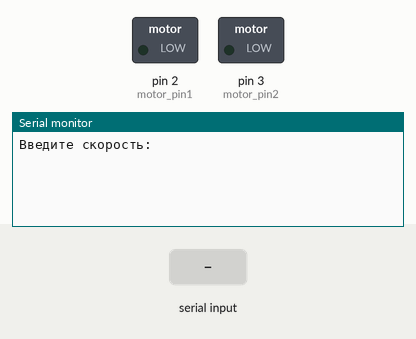
The sketch below on a simulated Arduino Uno, built with avr-gcc and run on an emulated ATmega328P. On the bench: switched loads named in the sketch (green lamp = pin HIGH), the last lines printed to the serial monitor. Inputs (shaded band) come from the test bench.

Above: at 1.2 s.
1.3 s: "90,45\n" received over Serial
At 2.2 s:
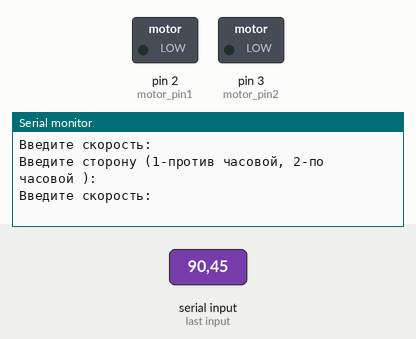
At 3.3 s:
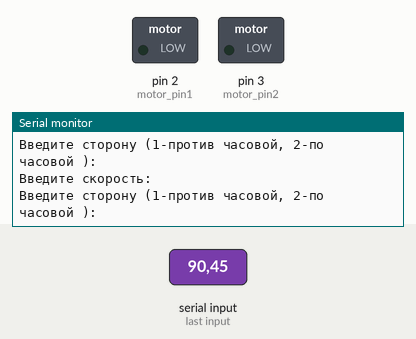

Measured:
- after the input at 1.3 s, the serial monitor: prints a new line at once (image 1)

The sketch:

hbridge.ino
```cpp
#define motor_pin2 3
#define motor_pin1 2
int state=0;
int speed=0;
int side=0;
int var=0;

void setup() {
  Serial.begin(9600);
  pinMode(motor_pin1, OUTPUT);
  pinMode(motor_pin2, OUTPUT);
}

void loop() {
  if (var==0){
    if (state==0){
      Serial.println("Введите скорость:");
    }
    else{
      Serial.println("Введите сторону (1-против часовой, 2-по часовой ):");
    }
    var=1;
  }
  if (Serial.available() > 0) {
    if (state==0){
      speed = Serial.parseInt();
      state = 1;
    }
    else{
      side = Serial.parseInt();
      state = 0;
    }
    motor(speed, side);
    var=0;
  }
}

void motor(int vlc, int sd) {
  if(sd == 1){
    analogWrite(motor_pin2, 0);
    analogWrite(motor_pin1, vlc);
  }
  if(sd == 2){
    analogWrite(motor_pin1, 0);
    analogWrite(motor_pin2, vlc);
  }
}
```
